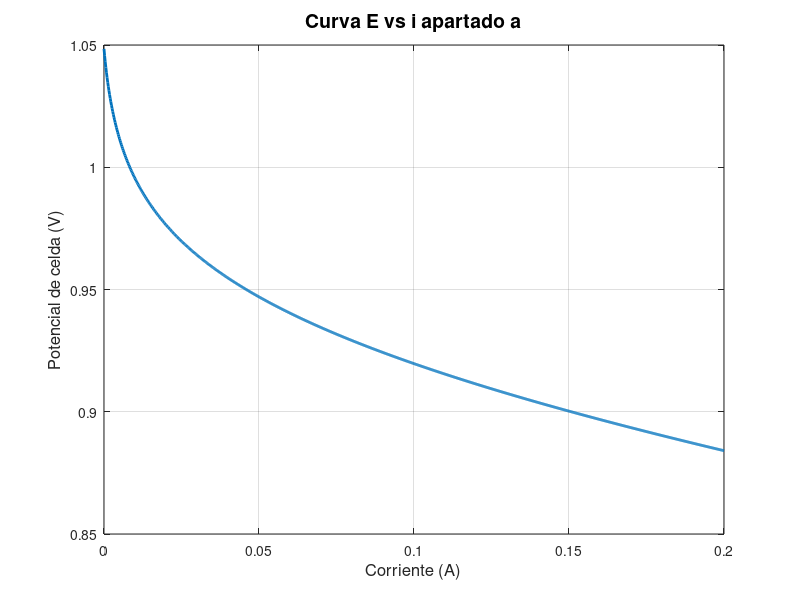
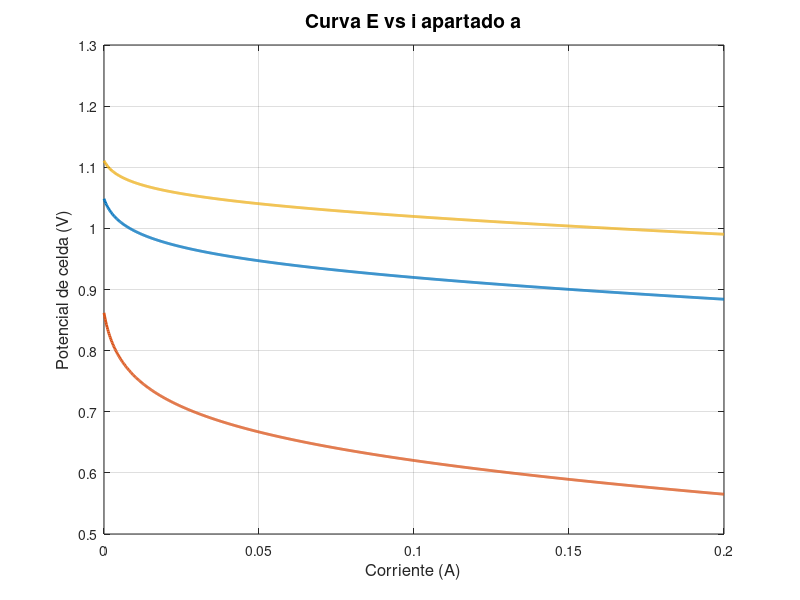
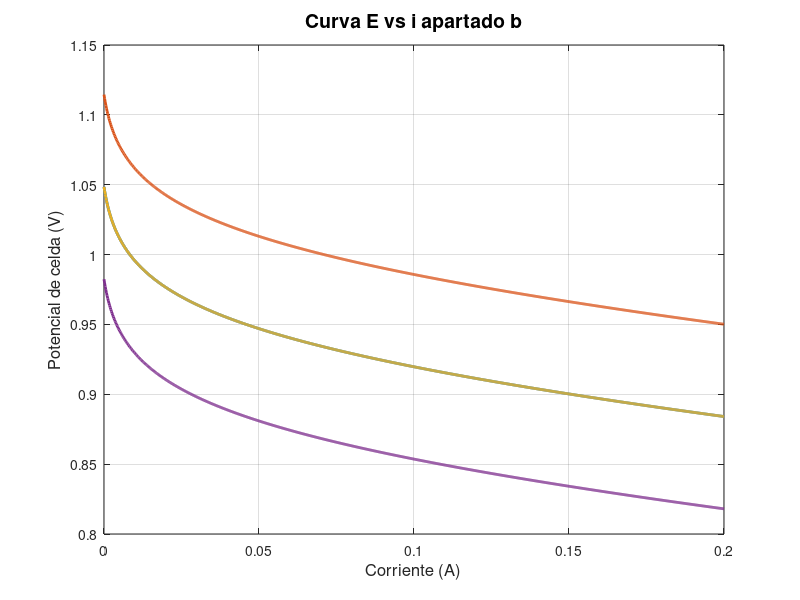
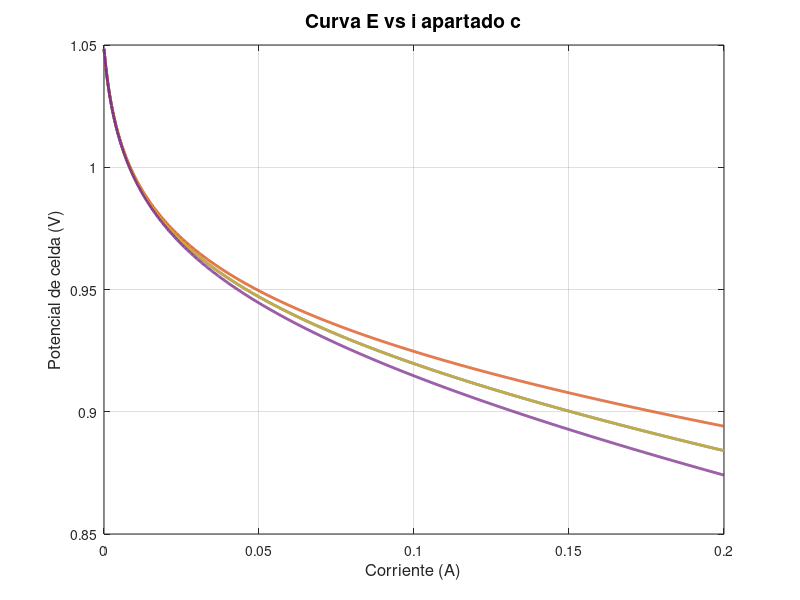

MATLAB code for these plots, in order:
 % Definir constantes y variables
T = 333;                % Temperatura (K)
R = 8.314;              % Constante de los gases ideales (J/mol*K)
F = 96485;              % Constante de Faraday (C/mol)
n = 2;                  % Número de electrones transferidos
alpha = 1;
alpha2 = 0.5;
alpha3 = 1.5;% Factor de transferencia de carga
E0 = 1.235;% Potencial de celda estándar (V)
E01 = 1.233; % P = 200 kPa
E02 = 1.234; % P = 300 kPa
E03 = 1.235; % P = 101.3 kP
i0 = 3e-6;              % Corriente de intercambio de electrones (A)
i01 = 0.00003;
i02 = 0.000003;
i03 = 0.0000003;
iL = 1.6;              % Corriente límite (A)
iL1 = 2;
iL2 = 1.6;
iL3 = 1.2;
i_Loss = 0.002;
Ri = 0.15;              % Resistencia interna (ohm)
Ri1 = 0.1;
Ri2 = 0.15;
Ri3 = 0.2;

T1 = 343;
T2 = 353;
T3 = 363;
T4 = 373;
T5 = 383;
T6 = 393;
T7 = 403;
T8 = 413;
E04 = 1.253;
E05 = 1.254;
E06 = 1.255;
E07 = 1.256;
E08 = 1.257;
E09 = 1.258;
E010 = 1.259;
E011 = 1.26;
% Definir rango de corriente a graficar
i = linspace(0, 0.2, 1000);    % Rango de corriente (A)

% Calcular potencial de celda
Ecell = E0 - (R*T)./(F*alpha)*log((i+i_Loss)./(i0)) - (R*T)./(n*F)*log(iL./(iL-i)) - i.*Ri;
Ecell2 = E0 - (R*T)./(F*alpha2)*log((i+i_Loss)./(i0)) - (R*T)./(n*F)*log(iL./(iL-i)) - i.*Ri;
Ecell3 = E0 - (R*T)./(F*alpha3)*log((i+i_Loss)./(i0)) - (R*T)./(n*F)*log(iL./(iL-i)) - i.*Ri;
Ecell4 = E0 - (R*T)./(F*alpha)*log((i+i_Loss)./(i01)) - (R*T)./(n*F)*log(iL./(iL-i)) - i.*Ri;
Ecell5 = E0 - (R*T)./(F*alpha)*log((i+i_Loss)./(i02)) - (R*T)./(n*F)*log(iL./(iL-i)) - i.*Ri;
Ecell6 = E0 - (R*T)./(F*alpha)*log((i+i_Loss)./(i03)) - (R*T)./(n*F)*log(iL./(iL-i)) - i.*Ri;
Ecell7 = E0 - (R*T)./(F*alpha)*log((i+i_Loss)./(i0)) - (R*T)./(n*F)*log(iL./(iL-i)) - i.*Ri1;
Ecell8 = E0 - (R*T)./(F*alpha)*log((i+i_Loss)./(i0)) - (R*T)./(n*F)*log(iL./(iL-i)) - i.*Ri2;
Ecell9 = E0 - (R*T)./(F*alpha)*log((i+i_Loss)./(i0)) - (R*T)./(n*F)*log(iL./(iL-i)) - i.*Ri3;
Ecell10 = E0 - (R*T)./(F*alpha)*log((i+i_Loss)./(i0)) - (R*T)./(n*F)*log(iL1./(iL1-i)) - i.*Ri;
Ecell11 = E0 - (R*T)./(F*alpha)*log((i+i_Loss)./(i0)) - (R*T)./(n*F)*log(iL2./(iL2-i)) - i.*Ri;
Ecell12 = E0 - (R*T)./(F*alpha)*log((i+i_Loss)./(i0)) - (R*T)./(n*F)*log(iL3./(iL3-i)) - i.*Ri;
Ecell13 = E01 - (R*T)./(F*alpha)*log((i+i_Loss)./(i0)) - (R*T)./(n*F)*log(iL./(iL-i)) - i.*Ri;
Ecell14 = E02 - (R*T)./(F*alpha)*log((i+i_Loss)./(i0)) - (R*T)./(n*F)*log(iL./(iL-i)) - i.*Ri;
Ecell15 = E03 - (R*T)./(F*alpha)*log((i+i_Loss)./(i0)) - (R*T)./(n*F)*log(iL./(iL-i)) - i.*Ri;
Ecell16 = E04 - (R*T1)./(F*alpha)*log((i+i_Loss)./(i0)) - (R*T1)./(n*F)*log(iL./(iL-i)) - i.*Ri;
Ecell17 = E05 - (R*T2)./(F*alpha)*log((i+i_Loss)./(i0)) - (R*T2)./(n*F)*log(iL./(iL-i)) - i.*Ri;
Ecell18 = E06 - (R*T3)./(F*alpha)*log((i+i_Loss)./(i0)) - (R*T3)./(n*F)*log(iL./(iL-i)) - i.*Ri;
Ecell19 = E07 - (R*T4)./(F*alpha)*log((i+i_Loss)./(i0)) - (R*T4)./(n*F)*log(iL./(iL-i)) - i.*Ri;
Ecell20 = E08 - (R*T5)./(F*alpha)*log((i+i_Loss)./(i0)) - (R*T5)./(n*F)*log(iL./(iL-i)) - i.*Ri;
Ecell21 = E09 - (R*T6)./(F*alpha)*log((i+i_Loss)./(i0)) - (R*T6)./(n*F)*log(iL./(iL-i)) - i.*Ri;
Ecell22 = E010 - (R*T7)./(F*alpha)*log((i+i_Loss)./(i0)) - (R*T7)./(n*F)*log(iL./(iL-i)) - i.*Ri;
Ecell23 = E011 - (R*T8)./(F*alpha)*log((i+i_Loss)./(i0)) - (R*T8)./(n*F)*log(iL./(iL-i)) - i.*Ri;
% Graficar E vs i
figure (1)
plot(i, Ecell, 'LineWidth', 2);
xlabel('Corriente (A)', 'FontSize', 12);
ylabel('Potencial de celda (V)', 'FontSize', 12);
title('Curva E vs i apartado a', 'FontSize', 14);
grid on;

figure (2)
plot(i, Ecell, 'LineWidth', 2);
hold on;
plot(i, Ecell2, 'LineWidth', 2);
plot(i, Ecell3, 'LineWidth', 2);
hold off;
xlabel('Corriente (A)', 'FontSize', 12);
ylabel('Potencial de celda (V)', 'FontSize', 12);
title('Curva E vs i apartado a', 'FontSize', 14);
grid on;

figure (3)
plot(i, Ecell, 'LineWidth', 2);
hold on;
plot(i, Ecell4, 'LineWidth', 2);
plot(i, Ecell5, 'LineWidth', 2);
plot(i, Ecell6, 'LineWidth',2);
hold off;
xlabel('Corriente (A)', 'FontSize', 12);
ylabel('Potencial de celda (V)', 'FontSize', 12);
title('Curva E vs i apartado b', 'FontSize', 14);
grid on;

figure (4)
plot(i, Ecell, 'LineWidth', 2);
hold on;
plot(i, Ecell7, 'LineWidth', 2);
plot(i, Ecell8, 'LineWidth', 2);
plot(i, Ecell9, 'LineWidth',2);
hold off;
xlabel('Corriente (A)', 'FontSize', 12);
ylabel('Potencial de celda (V)', 'FontSize', 12);
title('Curva E vs i apartado c', 'FontSize', 14);
grid on;

figure (5)
plot(i, Ecell, 'LineWidth', 2);
hold on;
plot(i, Ecell10, 'LineWidth', 2);
plot(i, Ecell11, 'LineWidth', 2);
plot(i, Ecell12, 'LineWidth',2);
hold off;
xlabel('Corriente (A)', 'FontSize', 12);
ylabel('Potencial de celda (V)', 'FontSize', 12);
title('Curva E vs i apartado d', 'FontSize', 14);
grid on;

figure (5)
plot(i, Ecell, 'LineWidth', 2);
hold on;
plot(i, Ecell13, 'LineWidth', 2);
plot(i, Ecell14, 'LineWidth', 2);
plot(i, Ecell15, 'LineWidth',2);
hold off;
xlabel('Corriente (A)', 'FontSize', 12);
ylabel('Potencial de celda (V)', 'FontSize', 12);
title('Curva E vs i apartado e', 'FontSize', 14);
grid on;

figure (6)
plot(i, Ecell, 'LineWidth', 2);
hold on;
plot(i, Ecell16, 'LineWidth', 2);
plot(i, Ecell17, 'LineWidth', 2);
plot(i, Ecell18, 'LineWidth',2);
plot(i, Ecell19, 'LineWidth', 2);
plot(i, Ecell20, 'LineWidth', 2);
plot(i, Ecell21, 'LineWidth',2);
plot(i, Ecell22, 'LineWidth', 2);
plot(i, Ecell23, 'LineWidth', 2);
hold off;
xlabel('Corriente (A)', 'FontSize', 12);
ylabel('Potencial de celda (V)', 'FontSize', 12);
title('Curva E vs i apartado e', 'FontSize', 14);
grid on;

